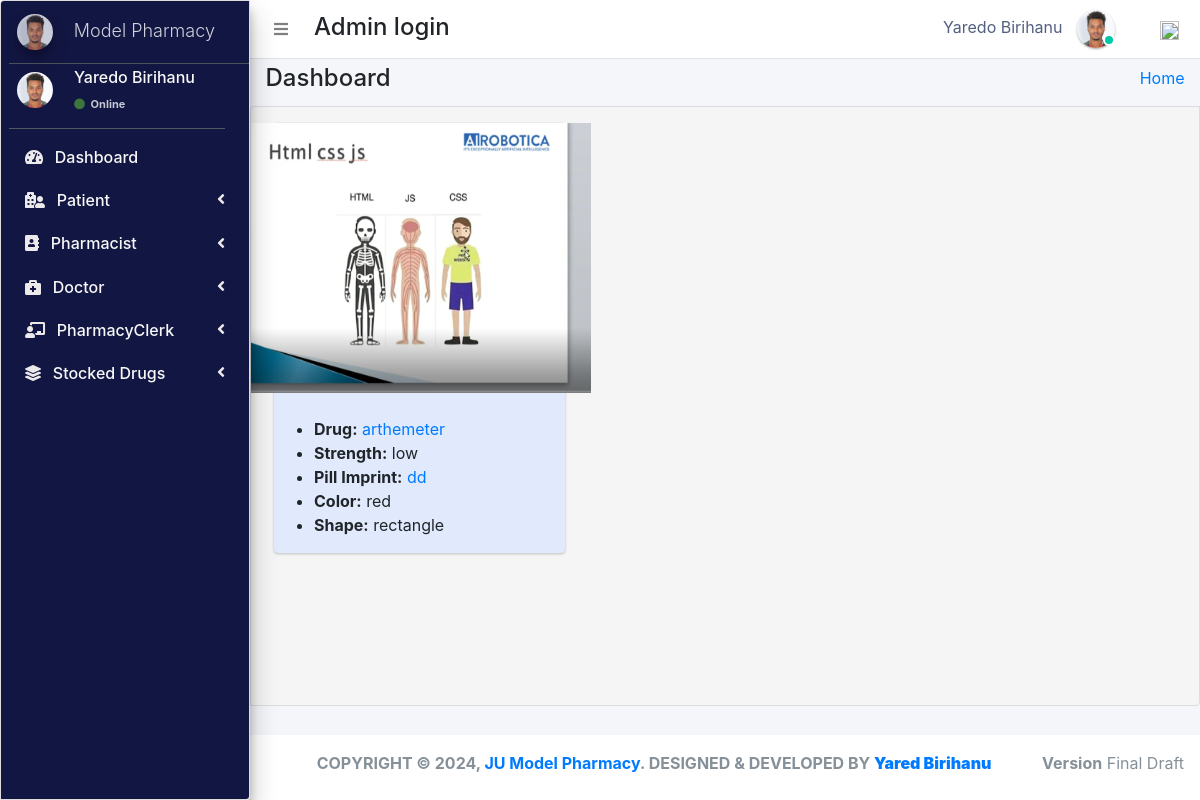
The page /admin_user/drug_details/4/ (signed in) on the database its author committed.
### pharmacy/models.py (models this page shows, shortened)
class CustomUser(AbstractUser):
    user_type_data = ((1, "AdminHOD"), (2, "Pharmacist"), (3, "Doctor"), (4, "PharmacyClerk"),(5, "Patients"))
    user_type = models.CharField(default=1, choices=user_type_data, max_length=10)

class AdminHOD(models.Model):
    gender_category=(
        ('Male','Male'),
        ('Female','Female'),
    )
    admin = models.OneToOneField(CustomUser,null=True, on_delete = models.CASCADE)
    emp_no= models.CharField(max_length=100,null=True,blank=True)
    gender=models.CharField(max_length=100,null=True,choices=gender_category)
    mobile=models.CharField(max_length=10,null=True,blank=True)
    address=models.CharField(max_length=300,null=True,blank=True)
    profile_pic=models.ImageField(default="admin.png",null=True,blank=True)
    created_at = models.DateTimeField(auto_now_add=True)
    updated_at = models.DateTimeField(auto_now=True)
    date_employed=models.DateTimeField(auto_now_add=True, auto_now=False)
    objects = models.Manager()

class Stock(models.Model):
    category = models.ForeignKey(Category,null=True,on_delete=models.CASCADE,blank=True)
    drug_imprint=models.CharField(max_length=6 ,blank=True, null=True)
    drug_name = models.CharField(max_length=50, blank=True, null=True)
    drug_color = models.CharField(max_length=50, blank=True, null=True)
    drug_shape = models.CharField(max_length=50, blank=True, null=True)
    quantity = models.IntegerField(default='0', blank=True, null=True)
    receive_quantity = models.IntegerField(default='0', blank=True, null=True)
    reorder_level = models.IntegerField(default='0', blank=True, null=True)
    manufacture= models.CharField(max_length=50, blank=True, null=True)
    last_updated = models.DateTimeField(auto_now_add=False, auto_now=True)
    timestamp = models.DateTimeField(auto_now_add=True, auto_now=False)
    drug_strength= models.CharField(max_length=10, blank=True, null=True)
    valid_from = models.DateTimeField(blank=True, null=True,default=timezone.now)
    valid_to = models.DateTimeField(blank=False, null=True)
    drug_description=models.TextField(blank=True,max_length=1000,null=True)
    drug_pic=models.ImageField(default="images2.png",null=True,blank=True)
    objects = ExpiredManager()

### pharmacy/HODViews.py (the view)
# urls.py: path('admin_user/drug_details/<str:pk>/', HODViews.drugDetails, name="drug_detail"),
def drugDetails(request,pk):
    stocks=Stock.objects.get(id=pk)
    context={
        "stocks":stocks,
    }
    return render(request,'hod_templates/view_drug.html',context)

### pharmacy/models.py (called while the page is built)
    def get_queryset(self):
        return super().get_queryset().annotate(
            expired=ExpressionWrapper(Q(valid_to__lt=Now()), output_field=BooleanField())
        )

### pharmacy/templates/hod_templates/view_drug.html
{% extends 'hod_templates/base_template.html'%} {% load static %} {% block page_title %}
<h4>Dashboard</h4> {% endblock page_title %} {% block main_content %}
<div class="content">
    <div class="container">
        <div class="col-md-4 mt-3">
            <div class="card " style="  background: #e0eafc !important;
              ">
                <div class="pid-box-1 d-flex justify-content-center" data-pid-imprintid="8011">
                    <img src="{{stocks.drug_pic.url}}" data-orig-height="216" width="343" height="270" alt=" ">
                </div>
                <div class="pid-details pt-4">
                    <ul class="ddc-list-unstyled ">
                        <li><b>Drug:</b> <a href="#" class="imprintdruglink"> {{stocks.drug_name}}</a></li>
                        <li><b>Strength:</b> {{stocks.drug_strength}}</li>
                        <li><b>Pill Imprint:</b> <a href="#"> {{stocks.drug_imprint }}</a></li>
                        <li><b>Color:</b> {{stocks.drug_color}}</li>
                        <li><b>Shape:</b> {{stocks.drug_shape}}</li>
                    </ul>
                </div>
            </div>
        </div>
    </div>
</div>
</div>
{% endblock %}

### pharmacy/templates/hod_templates/base_template.html (shortened to what this page needs)
{% extends 'base_file.html' %} {% block htm %}
<body class="hold-transition sidebar-mini layout-fixed">
    <div class="wrapper">
        <nav class="main-header navbar navbar-expand navbar-white navbar-light">
            <ul class="navbar-nav">
                <li class="nav-item">
                    <a class="nav-link" data-widget="pushmenu" href="#" role="button"><i class="fas fa-bars"></i></a>
                </li>
            </ul>
            <h4 style="margin-left: 10px; margin-top: 5px;">Admin login </h4>
            <ul class="navbar-nav ml-auto">
                <li class="mx-3">
                    <a href="#" class="sm-submenu-with-image a">
                        <span>{{user.first_name}}  {{user.last_name}}</span>
                        <img src="{{request.user.adminhod.profile_pic.url}}" class="img-circle elevation-1" width="38" height="38" alt="">
                        <span class="avatar-status avatar-sm-status avatar-status-success"></span>
                    </a>
                </li>
                <li class="nav-item dropdown ml-3 low">
                    <a href="#" class="btn btn-outlined btn-black text-muted bg-transparent " data-toggle="dropdown" aria-expanded="false" data-wow-delay="0.7s"><img src="https://img.icons8.com/ios/50/000000/settings.png" width="19" height="19">
                    </a>
                </li>
            </ul>
        </nav>
        {% include 'hod_templates/sidebar.html'%}
        <div class="content-wrapper">
            <div class="content-header">
                <div class="container-fluid">
                    <div class="row ">
                        <div class="col-sm-6">
                            <h1 class="m-0 text-dark">
                                {% block page_title %} {% endblock page_title %}
                            </h1>
                        </div>
                        <div class="col-sm-6 ">
                            <ol class="breadcrumb float-sm-right">
                                <li class="breadcrumb-item"><a href="">Home</a></li>
                            </ol>
                        </div>
                    </div>
                </div>
            </div>
            {% block main_content %} {% endblock main_content %}
        </div>
        {% include 'hod_templates/footer.html'%}
    {% endblock htm %}

### pharmacy/templates/hod_templates/sidebar.html (shortened to what this page needs)
<aside class="main-sidebar sidebar-dark-primary elevation-4">
    <a href="" class="brand-link ml-2">
        <img src="{{request.user.adminhod.profile_pic.url}}" alt="" width="36" height="36" class=" img-circle elevation-3" style="opacity: .8">
        <span class="brand-text font-weight-light mt-1 ml-3 mmust">Model Pharmacy</span>
    </a>
    <div class="sidebar">
        <div class="user-panel mr-3">
            <div class="pull-left image sm-submenu-with-image a ml-2 ">
                <img src="{{request.user.adminhod.profile_pic.url}}" class="img-circle mt-2" width="36" height="36" alt="User Image">
            </div>
            <div class="pull-left info">
                <p>{{user.first_name}} {{user.last_name}}</p>
                <a href="#"><i class="fa fa-circle text-success "></i> Online</a>
            </div>
        </div>
        <nav class="mt-2">
            <ul class="nav nav-pills nav-sidebar flex-column" data-widget="treeview" role="menu" data-accordion="false">
                <li class="nav-item">
                    <a href="{% url  'admin_dashboard' %}" class="nav-link">
                        <i class="fas fa-tachometer-alt mr-2"></i>
                        <p>
                            Dashboard
                        </p>
                    </a>
                </li>
                <li class="nav-item">
                    <a href="#" class="nav-link">
                        <i class="fas fa-hospital-user mr-2"></i>
                        <p>
                            Patient
                            <i class="right fas fa-angle-left"></i>
                        </p>
                    </a>
                </li>
                <li class="nav-item">
                    <a href="#" class="nav-link">
                        <i class="fas fa-address-book mr-2"></i>
                        <p>
                            Pharmacist
                            <i class="right fas fa-angle-left"></i>
                        </p>
                    </a>
                </li>
                <li class="nav-item">
                    <a href="#" class="nav-link">
                        <i class="fas fa-briefcase-medical mr-2"></i>
                        <p>
                            Doctor
                            <i class="right fas fa-angle-left"></i>
                        </p>
                    </a>
                </li>
                <li class="nav-item">
                    <a href="#" class="nav-link">
                        <i class="fas fa-chalkboard-teacher mr-2"></i>
                        <p>
                            PharmacyClerk
                            <i class="right fas fa-angle-left"></i>
                        </p>
                    </a>
                </li>
                <li class="nav-item">
                    <a href="#" class="nav-link">
                        <i class="fas fa-layer-group mr-2"></i>
                        <p>
                            Stocked Drugs
                            <i class="right fas fa-angle-left"></i>
                        </p>
                    </a>
                </li>
            </ul>
        </nav>
    </div>
</aside>

### static/css/main.css (style rules this page uses)
html { font-family: sans-serif; line-height: 1.15; -webkit-text-size-adjust: 100%; -webkit-tap-highlight-color: transparent; }
body { overflow-y: hidden; overflow-x: hidden; font-family: -apple-system, BlinkMacSystemFont, "Segoe UI", Roboto, "Helvetica Neue", Arial, "Noto Sans", sans-serif, "Apple Color Emoji", "Segoe UI Emoji", "Segoe UI Symbol", "Noto Color Emoji" !important; }
.content { background-color: #f5f5f5; border: 1px solid #dddddd; border-radius: 4px 0px 4px 0px; left: -1px; padding: 10px 7px 5px; }
.main-sidebar { background: #ffffff; border: 1px solid #dddddd; border-radius: 4px 0px 4px 0px; font-weight: bold; }
.content { height: 75vh; overflow-y: scroll; overflow-x: hidden; }
.main-sidebar { background-color: #121642 !important; color: white !important; }
.main-sidebar p { color: #f8f8f8 !important; font-weight: 500 !important }
.main-sidebar i { color: rgb(235, 233, 233) !important; }
.avatar-status { position: absolute; bottom: 12px; right: 75.4px; display: -ms-inline-flexbox; display: inline-flex; -ms-flex-negative: 0; flex-shrink: 0; -ms-flex-pack: center; justify-content: center; -ms-flex-align: center; align-items: center; white-space: nowrap; text-align: center; vertical-align: baseline; font-weight: 600; border: .125rem solid #fff; width: 12px; height: 12px; line-height: 1; font-size: .71094rem; border-radius: 50%; }
.avatar-status-success { color: #fff; background-color: #00c9a7; }
.pull-left { float: left; }
.pull-left { float: left!important; }
.user-panel>.info { padding: 5px 5px 5px 15px; line-height: 1; position: absolute; left: 55px; }
.user-panel>.info>p { font-weight: 600; margin-bottom: 9px; }
p { margin: 0 0 10px; }
.user-panel { padding-bottom: 20px; }
.user-panel:after { clear: both; }
.user-panel:before, .user-panel:after { content: " "; display: table; }
.user-panel>.info>a>.fa, .user-panel>.info>a>.ion, .user-panel>.info>a>.glyphicon { margin-right: 3px; }
.fa-circle { color: #3c763d !important; }
.user-panel i { color: #3c763d !important; }
.user-panel>.info>a { text-decoration: none; padding-right: 5px; margin-top: 3px; font-size: 11px; overflow: hidden; white-space: nowrap; }
.mmust { overflow: hidden; white-space: nowrap; font-size: 18px; }
.container-fluid { width: 100%; padding-right: 15px; padding-left: 15px; margin-right: auto; margin-left: auto; }
.row { display: flex; flex-wrap: wrap; margin-right: -15px; margin-left: -15px; }
.d-flex { display: flex !important; z-index: 44; }
.d-flex { display: flex !important; }
.mt-3, .my-3 { margin-top: .75rem !important; }
.img-circle { border-radius: 50%; }
.content-wrapper .content-header { padding: 5px 0.5rem !important; }

### static/css/profile.css (style rules this page uses)
li { list-style-type: none ! }
.navbar-nav span { color: #525f7f !important; margin-right: 10px !important; }
body { font-family: 'Rubik', sans-serif; height: 100% !important; }

### rows shown on the page
CustomUser: first_name "Yaredo", last_name "Birihanu", user.adminhod.profile_pic (picture)
Stock: drug_pic (picture), drug_name "arthemeter", drug_strength "low", drug_imprint "dd", drug_color "red", drug_shape "rectangle"
